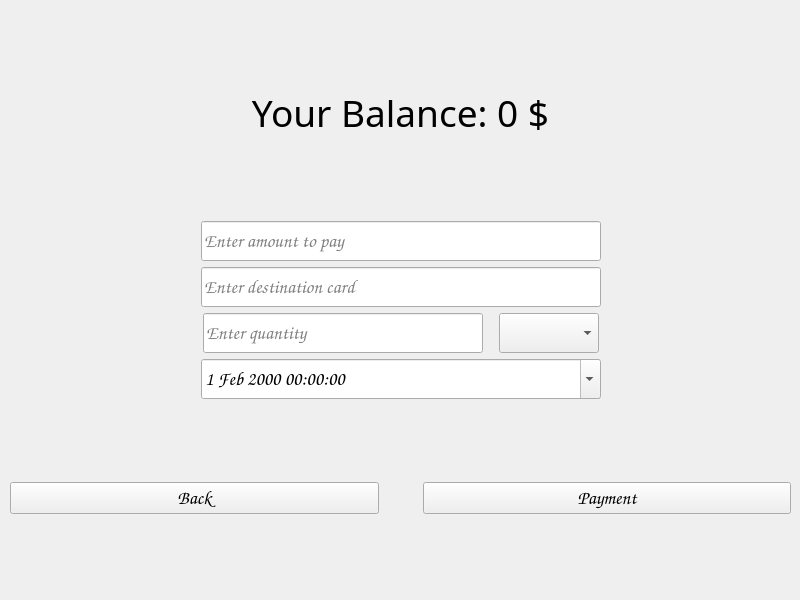
<?xml version="1.0" encoding="UTF-8"?>
<ui version="4.0">
 <class>NewPaymentMenu</class>
 <widget class="QWidget" name="NewPaymentMenu">
  <property name="geometry">
   <rect>
    <x>0</x>
    <y>0</y>
    <width>800</width>
    <height>600</height>
   </rect>
  </property>
  <property name="font">
   <font>
    <family>Comic Sans MS</family>
    <pointsize>14</pointsize>
   </font>
  </property>
  <property name="windowTitle">
   <string>Form</string>
  </property>
  <widget class="QWidget" name="verticalLayoutWidget">
   <property name="geometry">
    <rect>
     <x>10</x>
     <y>10</y>
     <width>781</width>
     <height>581</height>
    </rect>
   </property>
   <layout class="QVBoxLayout" name="MainLayout">
    <item>
     <spacer name="verticalSpacer_2">
      <property name="orientation">
       <enum>Qt::Vertical</enum>
      </property>
      <property name="sizeHint" stdset="0">
       <size>
        <width>20</width>
        <height>40</height>
       </size>
      </property>
     </spacer>
    </item>
    <item>
     <widget class="QLabel" name="LabelName">
      <property name="font">
       <font>
        <family>Playbill</family>
        <pointsize>28</pointsize>
       </font>
      </property>
      <property name="text">
       <string>Your Balance: 0 $</string>
      </property>
      <property name="textFormat">
       <enum>Qt::PlainText</enum>
      </property>
      <property name="alignment">
       <set>Qt::AlignBottom|Qt::AlignHCenter</set>
      </property>
     </widget>
    </item>
    <item>
     <spacer name="verticalSpacer_4">
      <property name="orientation">
       <enum>Qt::Vertical</enum>
      </property>
      <property name="sizeHint" stdset="0">
       <size>
        <width>20</width>
        <height>40</height>
       </size>
      </property>
     </spacer>
    </item>
    <item>
     <layout class="QVBoxLayout" name="InputLayout">
      <item>
       <layout class="QHBoxLayout" name="AmountLayout">
        <item>
         <spacer name="horizontalSpacer_3">
          <property name="orientation">
           <enum>Qt::Horizontal</enum>
          </property>
          <property name="sizeHint" stdset="0">
           <size>
            <width>40</width>
            <height>20</height>
           </size>
          </property>
         </spacer>
        </item>
        <item>
         <widget class="QLineEdit" name="amount_input">
          <property name="sizePolicy">
           <sizepolicy hsizetype="Fixed" vsizetype="Fixed">
            <horstretch>0</horstretch>
            <verstretch>0</verstretch>
           </sizepolicy>
          </property>
          <property name="minimumSize">
           <size>
            <width>400</width>
            <height>40</height>
           </size>
          </property>
          <property name="font">
           <font>
            <family>Comic Sans MS</family>
            <pointsize>14</pointsize>
           </font>
          </property>
          <property name="inputMask">
           <string/>
          </property>
          <property name="text">
           <string/>
          </property>
          <property name="maxLength">
           <number>10</number>
          </property>
          <property name="placeholderText">
           <string>Enter amount to pay</string>
          </property>
         </widget>
        </item>
        <item>
         <spacer name="horizontalSpacer_4">
          <property name="orientation">
           <enum>Qt::Horizontal</enum>
          </property>
          <property name="sizeHint" stdset="0">
           <size>
            <width>40</width>
            <height>20</height>
           </size>
          </property>
         </spacer>
        </item>
       </layout>
      </item>
      <item>
       <layout class="QHBoxLayout" name="DestinationLayout">
        <item>
         <spacer name="horizontalSpacer_7">
          <property name="orientation">
           <enum>Qt::Horizontal</enum>
          </property>
          <property name="sizeHint" stdset="0">
           <size>
            <width>40</width>
            <height>20</height>
           </size>
          </property>
         </spacer>
        </item>
        <item>
         <widget class="QLineEdit" name="card_input">
          <property name="sizePolicy">
           <sizepolicy hsizetype="Fixed" vsizetype="Fixed">
            <horstretch>0</horstretch>
            <verstretch>0</verstretch>
           </sizepolicy>
          </property>
          <property name="minimumSize">
           <size>
            <width>400</width>
            <height>40</height>
           </size>
          </property>
          <property name="font">
           <font>
            <family>Comic Sans MS</family>
            <pointsize>14</pointsize>
           </font>
          </property>
          <property name="inputMask">
           <string/>
          </property>
          <property name="text">
           <string/>
          </property>
          <property name="maxLength">
           <number>16</number>
          </property>
          <property name="placeholderText">
           <string>Enter destination card</string>
          </property>
         </widget>
        </item>
        <item>
         <spacer name="horizontalSpacer_8">
          <property name="orientation">
           <enum>Qt::Horizontal</enum>
          </property>
          <property name="sizeHint" stdset="0">
           <size>
            <width>40</width>
            <height>20</height>
           </size>
          </property>
         </spacer>
        </item>
       </layout>
      </item>
     </layout>
    </item>
    <item>
     <layout class="QHBoxLayout" name="DateLayout">
      <item>
       <spacer name="horizontalSpacer_5">
        <property name="orientation">
         <enum>Qt::Horizontal</enum>
        </property>
        <property name="sizeType">
         <enum>QSizePolicy::Expanding</enum>
        </property>
        <property name="sizeHint" stdset="0">
         <size>
          <width>190</width>
          <height>20</height>
         </size>
        </property>
       </spacer>
      </item>
      <item>
       <widget class="QLineEdit" name="quantity_input">
        <property name="sizePolicy">
         <sizepolicy hsizetype="Fixed" vsizetype="Fixed">
          <horstretch>0</horstretch>
          <verstretch>0</verstretch>
         </sizepolicy>
        </property>
        <property name="minimumSize">
         <size>
          <width>280</width>
          <height>40</height>
         </size>
        </property>
        <property name="placeholderText">
         <string>Enter quantity</string>
        </property>
       </widget>
      </item>
      <item>
       <spacer name="horizontalSpacer">
        <property name="orientation">
         <enum>Qt::Horizontal</enum>
        </property>
        <property name="sizeType">
         <enum>QSizePolicy::Fixed</enum>
        </property>
        <property name="sizeHint" stdset="0">
         <size>
          <width>10</width>
          <height>20</height>
         </size>
        </property>
       </spacer>
      </item>
      <item>
       <widget class="QComboBox" name="comboBox">
        <property name="sizePolicy">
         <sizepolicy hsizetype="Fixed" vsizetype="Fixed">
          <horstretch>0</horstretch>
          <verstretch>0</verstretch>
         </sizepolicy>
        </property>
        <property name="minimumSize">
         <size>
          <width>100</width>
          <height>40</height>
         </size>
        </property>
       </widget>
      </item>
      <item>
       <spacer name="horizontalSpacer_6">
        <property name="orientation">
         <enum>Qt::Horizontal</enum>
        </property>
        <property name="sizeType">
         <enum>QSizePolicy::Expanding</enum>
        </property>
        <property name="sizeHint" stdset="0">
         <size>
          <width>190</width>
          <height>20</height>
         </size>
        </property>
       </spacer>
      </item>
     </layout>
    </item>
    <item>
     <layout class="QHBoxLayout" name="DateInput">
      <item>
       <spacer name="horizontalSpacer_9">
        <property name="orientation">
         <enum>Qt::Horizontal</enum>
        </property>
        <property name="sizeHint" stdset="0">
         <size>
          <width>40</width>
          <height>20</height>
         </size>
        </property>
       </spacer>
      </item>
      <item>
       <widget class="QDateTimeEdit" name="dateTimeEdit">
        <property name="minimumSize">
         <size>
          <width>400</width>
          <height>40</height>
         </size>
        </property>
        <property name="date">
         <date>
          <year>2000</year>
          <month>2</month>
          <day>1</day>
         </date>
        </property>
        <property name="calendarPopup">
         <bool>true</bool>
        </property>
       </widget>
      </item>
      <item>
       <spacer name="horizontalSpacer_10">
        <property name="orientation">
         <enum>Qt::Horizontal</enum>
        </property>
        <property name="sizeHint" stdset="0">
         <size>
          <width>40</width>
          <height>20</height>
         </size>
        </property>
       </spacer>
      </item>
     </layout>
    </item>
    <item>
     <spacer name="verticalSpacer">
      <property name="orientation">
       <enum>Qt::Vertical</enum>
      </property>
      <property name="sizeHint" stdset="0">
       <size>
        <width>20</width>
        <height>40</height>
       </size>
      </property>
     </spacer>
    </item>
    <item>
     <layout class="QHBoxLayout" name="ButtonsLayout">
      <item>
       <widget class="QPushButton" name="back_button">
        <property name="text">
         <string>Back</string>
        </property>
       </widget>
      </item>
      <item>
       <spacer name="horizontalSpacer_2">
        <property name="orientation">
         <enum>Qt::Horizontal</enum>
        </property>
        <property name="sizeType">
         <enum>QSizePolicy::Minimum</enum>
        </property>
        <property name="sizeHint" stdset="0">
         <size>
          <width>38</width>
          <height>18</height>
         </size>
        </property>
       </spacer>
      </item>
      <item>
       <widget class="QPushButton" name="new_payment_button">
        <property name="text">
         <string>Payment</string>
        </property>
       </widget>
      </item>
     </layout>
    </item>
    <item>
     <spacer name="verticalSpacer_3">
      <property name="orientation">
       <enum>Qt::Vertical</enum>
      </property>
      <property name="sizeHint" stdset="0">
       <size>
        <width>20</width>
        <height>40</height>
       </size>
      </property>
     </spacer>
    </item>
   </layout>
  </widget>
 </widget>
 <resources/>
 <connections/>
</ui>
